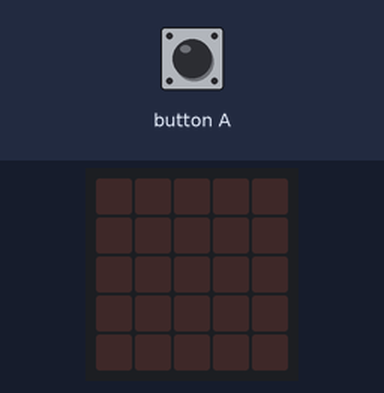
The program below on a simulated BBC micro:bit (MakeCode). On the bench: the board's 5×5 LED display. The test bench sets the inputs (shaded band).

Above: at 1.2 s.
1.3 s: button A pressed for 0.15 s
At 2.5 s:
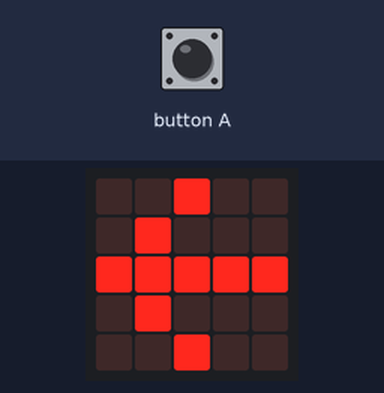
At 3.8 s:
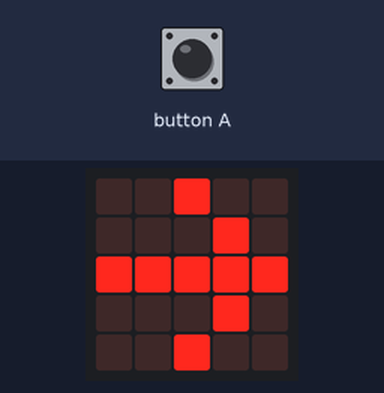
Timing chart, 0 to 5.3 s (numbered marks = the images above; inputs shaded):
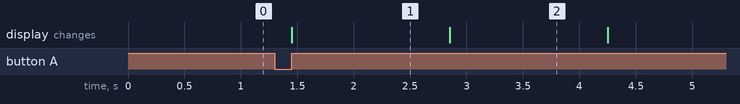

Measured:
- after the input at 1.3 s, the display: changes after 0.15 s (image 1)
- what the display in image 1 shows lasts 1.4 s, from 1.5 s to 2.9 s

The program:

main.ts
```typescript
input.onButtonPressed(Button.A, function () {
    for (let index = 0; index < 4; index++) {
        basic.showLeds(`
            . . # . .
            . # . . .
            # # # # #
            . # . . .
            . . # . .
            `)
        basic.pause(1000)
        basic.showLeds(`
            . . # . .
            . . . # .
            # # # # #
            . . . # .
            . . # . .
            `)
        basic.pause(1000)
        basic.showLeds(`
            . . # . .
            . # # # .
            # . # . #
            . . # . .
            . . # . .
            `)
        basic.pause(1000)
        basic.showLeds(`
            . . # . .
            . . # . .
            # . # . #
            . # # # .
            . . # . .
            `)
        basic.pause(1000)
    }
    basic.clearScreen()
})
```

test.ts
```typescript
// здесь помещаются тесты; они не будут скомпилированы, пока пакет используется в качестве расширения.
```
